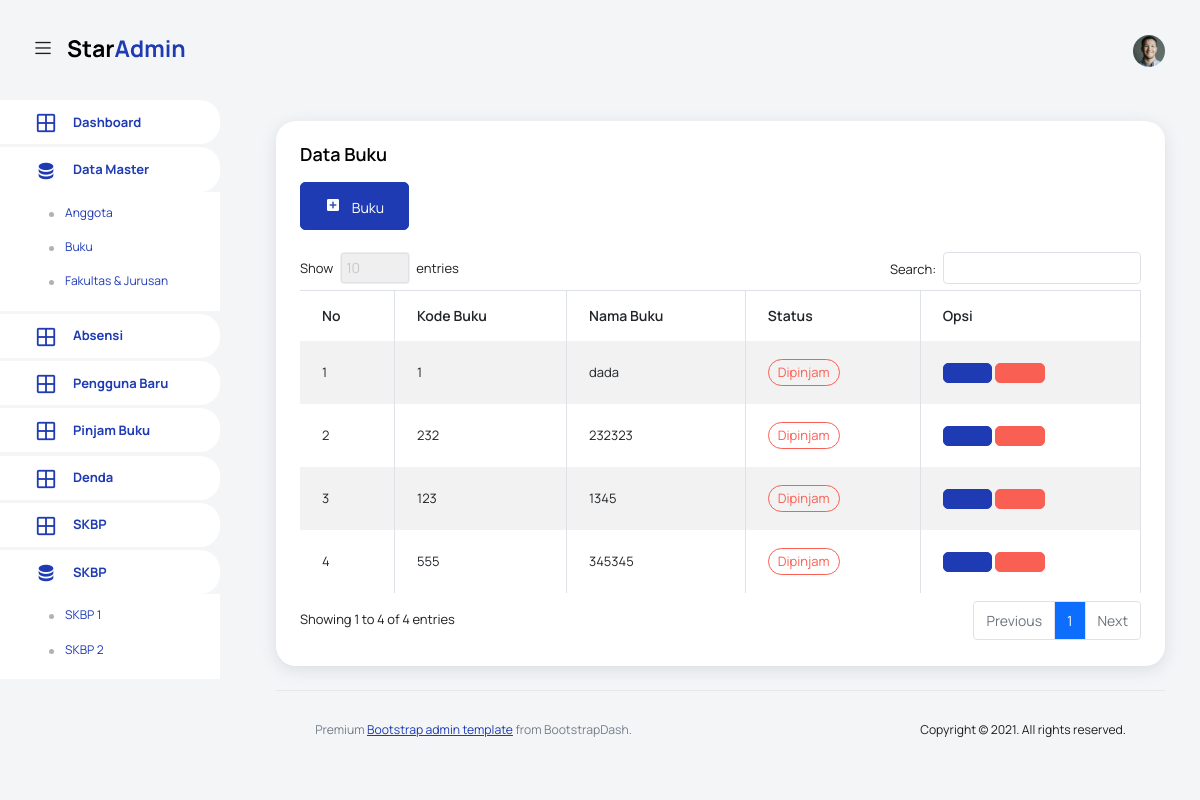
The page /pages/buku/index.php on the database as committed earlier.
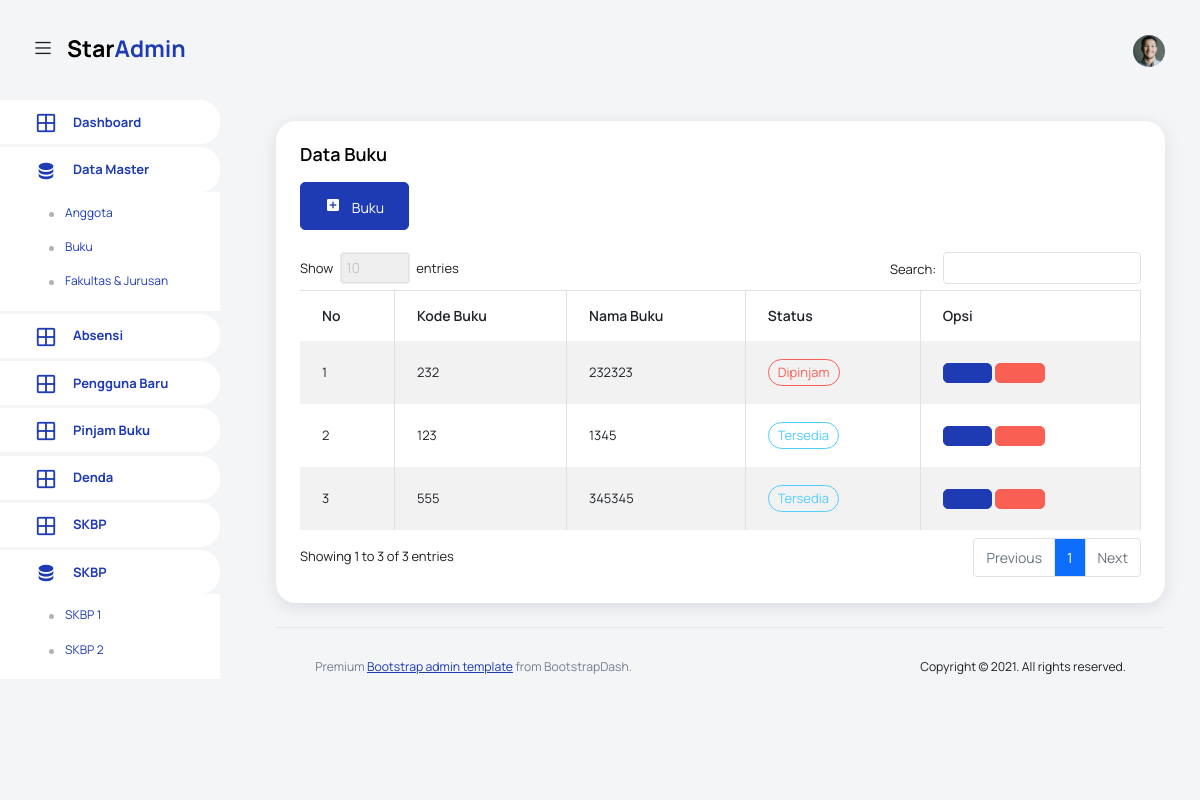
The same page on the database as committed later.
### tables this page shows
CREATE TABLE `buku` (
  `id` int(11) NOT NULL,
  `code` varchar(12) NOT NULL,
  `jdl_buku` varchar(80) NOT NULL,
  `status` varchar(4) NOT NULL,
  `img_bk` varchar(40) DEFAULT NULL,
  `created` timestamp NOT NULL DEFAULT current_timestamp() ON UPDATE current_timestamp()
);

### config/function-buku.php (the view, shortened to what this page needs)
<?php
function list_buku(){
    include 'koneksi.php';
    $sql = "SELECT * FROM `buku`";
    $result = $conn->query($sql);
    $i = 0;
    while ($row = $result->fetch_assoc()) {
        $i++;
        echo "<tr>
            <td>" . $i . "</td>
            <td>" . $row['code'] . "</td>
            <td>" . $row['jdl_buku'] . "</td>
            <td>
            ";
            if ($row['status'] == '0') {
                echo "<label class='badge badge-danger'>Dipinjam</label>";
            }else{
                echo "<label class='badge badge-info'>Tersedia</label>";
            }
            echo "
            </td>
            <td>
                <button type='button' class='btn btn-primary btn-icon-text'onClick='editBuku" . $row['id'] . "()'><i class='ti-pencil'></i></button>
                <div class='modal fade' id='editBuku" . $row['id'] . "' tabindex='-1' role='dialog' aria-labelledby='editBukuLabel' aria-hidden='true'>
                                    <input type='hidden' id='idEdit' name='idEdit' value='". $row['id']."'>
                                        <input class='form-control' type='number' value='". $row['code']."' name='kodeEdit' id='kodeEdit'>
                                        <input class='form-control' type='text' value='" . $row['jdl_buku'] . "' name='namaEdit' id='namaEdit'>
                </div>
                    function editBuku" . $row['id'] . "(){
                        $('#editBuku" . $row['id'] . "').modal('show');
                <a href='index.php?hapus=".$row['id']."' type='submit' class='btn btn-danger btn-icon-text hapus_buku'><i class='ti-trash'></i></a>
            </td>
        </tr>";
    }
}
?>

### template/header.php (shortened to what this page needs)
<!DOCTYPE html>
<html lang="en">
<head>
  <link rel="stylesheet" href="../../vendors/feather/feather.css">
  <link rel="stylesheet" href="../../vendors/mdi/css/materialdesignicons.min.css">
  <link rel="stylesheet" href="../../vendors/ti-icons/css/themify-icons.css">
  <link rel="stylesheet" href="../../vendors/typicons/typicons.css">
  <link rel="stylesheet" href="../../vendors/simple-line-icons/css/simple-line-icons.css">
  <link rel="stylesheet" href="../../vendors/css/vendor.bundle.base.css">
  <link rel="stylesheet" href="../../vendors/datatables.net-bs4/dataTables.bootstrap4.css">
  <link rel="stylesheet" href="../../js/select.dataTables.min.css">
  <link rel="stylesheet" href="../../css/vertical-layout-light/style.css">
  <link href="https://cdn.jsdelivr.net/npm/select2@4.1.0-rc.0/dist/css/select2.min.css" rel="stylesheet" />
</head>
<body>
    <nav class="navbar default-layout col-lg-12 col-12 p-0 fixed-top d-flex align-items-top flex-row">
      <div class="text-center navbar-brand-wrapper d-flex align-items-center justify-content-start">
        <div class="me-3">
          <button class="navbar-toggler navbar-toggler align-self-center" type="button" data-bs-toggle="minimize">
            <span class="icon-menu"></span>
          </button>
        </div>
        <div>
          <a class="navbar-brand brand-logo" href="../dashboard/index.php">
            <img src="../../images/logo.svg" alt="logo" />
          </a>
        </div>
      </div>
      <div class="navbar-menu-wrapper d-flex align-items-top">
        <ul class="navbar-nav ms-auto">
          <li class="nav-item dropdown d-none d-lg-block user-dropdown">
            <a class="nav-link" id="UserDropdown" href="#" data-bs-toggle="dropdown" aria-expanded="false">
              <img class="img-xs rounded-circle" src="../../images/faces/face8.jpg" alt="Profile image"> </a>
          </li>
        </ul>
      </div>
    </nav>
    <div class="container-fluid page-body-wrapper">

### template/sidebar.php (shortened to what this page needs)
<nav class="sidebar sidebar-offcanvas" id="sidebar">
  <ul class="nav">
    <li class="nav-item">
      <a class="nav-link" href="../dashboard/index.php">
        <i class="mdi mdi-grid-large menu-icon"></i>
        <span class="menu-title">Dashboard</span>
      </a>
    </li>
    <li class="nav-item">
      <a class="nav-link" data-bs-toggle="collapse" href="#data-master" aria-expanded="false" aria-controls="data-master">
        <i class="menu-icon mdi mdi-database"></i>
        <span class="menu-title">Data Master</span>
      </a>
      <div class="collapse" id="data-master">
        <ul class="nav flex-column sub-menu">
          <li class="nav-item"> <a class="nav-link" href="../anggota/index.php">Anggota</a></li>
          <li class="nav-item"> <a class="nav-link" href="../buku/index.php">Buku</a></li>
          <li class="nav-item"> <a class="nav-link" href="../fakultas/index.php">Fakultas & Jurusan</a></li>
        </ul>
      </div>
    </li>
    <li class="nav-item">
      <a class="nav-link" href="../absensi/index.php">
        <i class="mdi mdi-grid-large menu-icon"></i>
        <span class="menu-title">Absensi</span>
      </a>
    </li>
    <li class="nav-item">
      <a class="nav-link" href="../pengguna_baru/index.php">
        <i class="mdi mdi-grid-large menu-icon"></i>
        <span class="menu-title">Pengguna Baru</span>
      </a>
    </li>
    <li class="nav-item">
      <a class="nav-link" href="../pinjam/index.php">
        <i class="mdi mdi-grid-large menu-icon"></i>
        <span class="menu-title">Pinjam Buku</span>
      </a>
    </li>
    <li class="nav-item">
      <a class="nav-link" href="../denda/index.php">
        <i class="mdi mdi-grid-large menu-icon"></i>
        <span class="menu-title">Denda</span>
      </a>
    </li>
    <li class="nav-item">
      <a class="nav-link" href="../skbp/index.php">
        <i class="mdi mdi-grid-large menu-icon"></i>
        <span class="menu-title">SKBP</span>
      </a>
    </li>
    <li class="nav-item">
      <a class="nav-link" data-bs-toggle="collapse" href="#data-skbp" aria-expanded="false" aria-controls="data-skbp">
        <i class="menu-icon mdi mdi-database"></i>
        <span class="menu-title">SKBP</span>
      </a>
      <div class="collapse" id="data-skbp">
        <ul class="nav flex-column sub-menu">
          <li class="nav-item"> <a class="nav-link" href="../skbp1/index.php">SKBP 1</a></li>
          <li class="nav-item"> <a class="nav-link" href="../skbp2/index.php">SKBP 2</a></li>
        </ul>
      </div>
    </li>
  </ul>
</nav>

### pages/buku/index.php (shortened to what this page needs)
<?php
include '../../template/header.php';
include '../../template/sidebar.php';
include '../../config/function-buku.php';
?>
<div class="main-panel">
  <div class="content-wrapper">
    <div class="row">
      <div class="col-sm-12 grid-margin stretch-card">
        <div class="card">
          <div class="card-body">
            <h4 class="card-title">Data Buku</h4>
            <a href="javascript:void(0)" class="btn btn-primary btn-icon-text btn-md mt-0" onClick="addBuku()">
            <i class="mdi mdi-plus-box btn-icon-prepend"></i> Buku </a>
            <br>
            <br>
            <div class="table-responsive">
              <table class="table table-striped table-bordered" id="example">
                <thead>
                  <tr>
                    <th>No</th>
                    <th>Kode Buku</th>
                    <th>Nama Buku</th>
                    <th>Status</th>
                    <th>Opsi</th>
                  </tr>
                </thead>
                <tbody>
                <?php list_buku(); ?>
                </tbody>
              </table>
            </div>
          </div>
        </div>
      </div>
    </div>
<?php
include '../../template/footer.php';
?>

### template/footer.php (shortened to what this page needs)
        <footer class="footer">
          <div class="d-sm-flex justify-content-center justify-content-sm-between">
            <span class="text-muted text-center text-sm-left d-block d-sm-inline-block">Premium <a href="https://www.bootstrapdash.com/" target="_blank">Bootstrap admin template</a> from BootstrapDash.</span>
            <span class="float-none float-sm-right d-block mt-1 mt-sm-0 text-center">Copyright © 2021. All rights reserved.</span>
          </div>
        </footer>
      </div>
    </div>
  </div>
</body>

Rows that differ between the two databases and show on the page:
removed buku: code "1", jdl_buku "dada", status "Dipinjam"
changed buku (number 2 of 3 on the later page): status "Dipinjam" → "Tersedia"
changed buku (number 3 of 3 on the later page): status "Dipinjam" → "Tersedia"
Other text that changed with them:
text written by a page script: "Show entries Search: Showing 1 to 4 of 4 entries Previous 1 Next" → "Show entries Search: Showing 1 to 3 of 3 entries Previous 1 Next"
